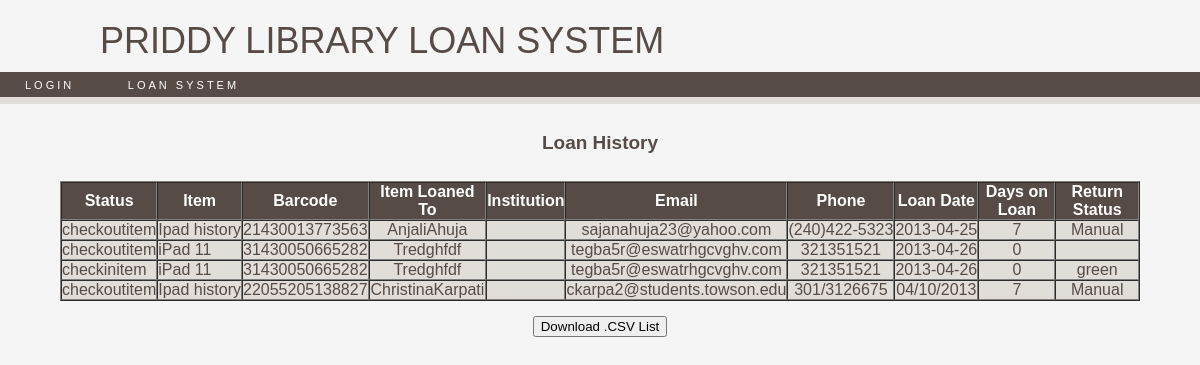
The app's page /Equipment/reporting/lookuptransactions.php with its own data.
### tables this page shows
CREATE TABLE `loansystemlogs` (
  `uid` int(11) NOT NULL AUTO_INCREMENT COMMENT 'Unique ID for Log entrie.',
  `actiondatetime` timestamp NULL DEFAULT CURRENT_TIMESTAMP COMMENT 'Date and time log file entry was created',
  `action` varchar(50) DEFAULT NULL COMMENT 'Action taking place',
  `loangroup` varchar(15) DEFAULT NULL COMMENT 'Loan Group Item is associated with.',
  `loanitemshorttitle` varchar(20) DEFAULT NULL,
  `loanitembarcode` varchar(40) DEFAULT NULL COMMENT 'Barcode of the Item in question.',
  `loantoname` varchar(40) DEFAULT NULL COMMENT 'Full Name of the person who loaned the item.',
  `loantoinstitution` varchar(45) DEFAULT NULL,
  `loantologinid` varchar(10) DEFAULT NULL COMMENT 'Login ID of the person who loaned the item.',
  `loantoemail` varchar(128) DEFAULT NULL COMMENT 'Email address of the person who loaned the item.',
  `loantophone` varchar(50) DEFAULT NULL,
  `itemloandatestart` varchar(20) DEFAULT NULL,
  `loanItemReturnDate` varchar(20) DEFAULT NULL,
  `daysitemwasonloan` int(11) DEFAULT NULL,
  `itemreturnstatus` varchar(10) DEFAULT NULL COMMENT 'Green=Returned item within loan period,Amber= Nearly Overdue, Red=OVERDUE',
  `itemreturnstatusnumber` int(11) DEFAULT NULL COMMENT '0=Green (Returned item within loan period), 1=Amber(Nearly Overdue), 2=Red (OVERDUE)',
  `adminname` varchar(40) DEFAULT NULL COMMENT 'Full Name of Admin person who signed out/ Returned the item.',
  `adminloginid` varchar(15) DEFAULT NULL COMMENT 'Login ID of Admin person who signed out/ Returned the item.',
  `adminip` varchar(16) DEFAULT NULL COMMENT 'IP address of Admin person who signed out/ Returned the item.',
  `admindns` varchar(128) DEFAULT NULL COMMENT 'User DNS of Admin person who signed out/ Returned the item.',
  `notes` varchar(255) DEFAULT NULL COMMENT 'Additional log entry notes',
  PRIMARY KEY (`uid`),
  KEY `quickindex` (`uid`,`loangroup`,`loantoname`,`loantologinid`)
);

### Equipment/reporting/lookuptransactions.php (the view, shortened to what this page needs)
<?php
include ("layout.php");
	$ListQuery = "select action,loanitemshorttitle,loanitembarcode,loantoname,loantoemail,loantophone,itemloandatestart,daysitemwasonloan, itemreturnstatus from loansystemlogs";
	$ListResult = @MYSQL_QUERY($ListQuery);
	$ListNum = mysql_num_rows($ListResult);
?>
<head>
<link href="/<?php echo strtolower($_SESSION["SystemNameStr"])?>/css/main.css" rel="stylesheet" media="screen">
<div id="banner" "style:width="90%"";>PRIDDY LIBRARY LOAN SYSTEM</div>
	<div id="topnavi">
    		<?PHP if (@$_SESSION["AUTH_USER"]==true)
						print '<a href="/'.strtolower($_SESSION["SystemNameStr"]).'/login/logout.php">LOGOFF</a>';
					else
						{
						$LoginSelectStr='';
						print '<a href="/'.strtolower($_SESSION["SystemNameStr"]).'/login/index.php"'.$LoginSelectStr.'>LOGIN</a>';
						}?>
			<a href="/<?php echo strtolower($_SESSION["SystemNameStr"])?>"<?php if ($CurrentRequestURLarr[2]=="") print ' class="selected"'?>>Loan System</a>
	</div>
<BR><H1 align="center"><B><?php echo strtoupper(@$_POST["userinputdata"]);?> Loan History</B></H1><?php
	if (@$message)
		print '<div align="center"><font class="messagetext"><b>'.$message.'&nbsp;</b></font></div><br>';
	else
		print '<br>';
	?>
        <div align="center">
		<TABLE align="center" width="90%" class="tablebox" cellpadding=0 cellspacing=0 border=1>
		<TR>
			<td class="tableheading"  align="center"><b>Status</b></td>
			<td class="tableheading"  align="center"><b>Item</b></td>
			<td class="tableheading"  align="center"><b>Barcode</a></b></td>
			<td class="tableheading"  align="center"><b>Item Loaned To</b></td>
			<td class="tableheading"  align="center"><b>Institution</b></td>
			<td class="tableheading"  align="center"><b>Email</b></td>
			<td class="tableheading"  align="center"><b>Phone</b></td>
			<td class="tableheading"  align="center"><b>Loan Date</b></td>
			<td class="tableheading"  align="center"><b>Days on Loan</b></td>
			<td class="tableheading"  align="center"><b>Return Status</b></td>
		</TR>
		<?PHP
		for ($i=1; $i<=$ListNum; $i++)
			{
			$ListQueryRow = @mysql_fetch_array($ListResult);
        ?>
		<TR>
			<TD class="tablebody" NOWRAP ALIGN="left"><?php echo $ListQueryRow["action"];?></TD>
			<TD class="tablebody" NOWRAP ALIGN="left"><?php echo $ListQueryRow["loanitemshorttitle"];?></TD>
			<TD class="tablebody" NOWRAP ALIGN="center"><?php echo $ListQueryRow["loanitembarcode"];?></TD>
			<TD class="tablebody" NOWRAP ALIGN="center"><?php echo $ListQueryRow["loantoname"];?></TD>
			<TD class="tablebody" NOWRAP ALIGN="center"><?php echo $ListQueryRow["loantoinstitution"];?></TD>
			<TD class="tablebody" NOWRAP ALIGN="center"><?php echo $ListQueryRow["loantoemail"];?></TD>
			<TD class="tablebody" NOWRAP ALIGN="center"><?php echo $ListQueryRow["loantophone"];?></TD>
			<TD class="tablebody" NOWRAP ALIGN="center"><?php echo $ListQueryRow["itemloandatestart"];?></TD>
			<TD class="tablebody" NOWRAP ALIGN="center"><?php echo $ListQueryRow["daysitemwasonloan"];?></TD>
			<TD class="tablebody" NOWRAP ALIGN="center"><?php echo $ListQueryRow["itemreturnstatus"];?></TD>
		</TR>
		<?PHP
			}
		?>
		</table>
		<BR>
        <form name="form1scan" method="post" action="download.php" target="_blank">
			<input type="submit" name="submit" value="Download .CSV List">
		</form>

### Equipment/css/main.css (style rules this page uses)
a { color: #33C text-decoration: none; }
h1 { font-size:19px; font-weight: normal; }
form { padding: 0; margin: 0; }
#banner { width: 1000px; margin: 0 auto; padding: 20px 0 10px; font-size:36px }
#topnavi { background-color: #564b47; margin: 0; padding: 5px 0; border-bottom: 7px solid #e1ddd9; }
#topnavi a { text-transform: uppercase; font-size: 11px; letter-spacing: 3px; color: #ffffff; text-decoration: none; margin: 0; padding: 5px 25px; }
.tablebox { margin: auto; }
.tableheading { background-color: #564b47; color: #FFF; font-weight: bold }
.tablebody { background-color: #e1ddd9; }

### records on screen
loansystemlogs: action "checkoutitem", loanitemshorttitle "Ipad history", loanitembarcode "21430013773563", loantoname "AnjaliAhuja", loantoemail "sajanahuja23@yahoo.com", loantophone "(240)422-5323", itemloandatestart "2013-04-25", daysitemwasonloan "7", itemreturnstatus "Manual"
loansystemlogs: action "checkoutitem", loanitemshorttitle "iPad 11", loanitembarcode "31430050665282", loantoname "Tredghfdf", loantoemail "tegba5r@eswatrhgcvghv.com", loantophone "321351521", itemloandatestart "2013-04-26", daysitemwasonloan "0"
loansystemlogs: action "checkinitem", loanitemshorttitle "iPad 11", loanitembarcode "31430050665282", loantoname "Tredghfdf", loantoemail "tegba5r@eswatrhgcvghv.com", loantophone "321351521", itemloandatestart "2013-04-26", daysitemwasonloan "0", itemreturnstatus "green"
loansystemlogs: action "checkoutitem", loanitemshorttitle "Ipad history", loanitembarcode "22055205138827", loantoname "ChristinaKarpati", loantoemail "ckarpa2@students.towson.edu", loantophone "301/3126675", itemloandatestart "04/10/2013", daysitemwasonloan "7", itemreturnstatus "Manual"
